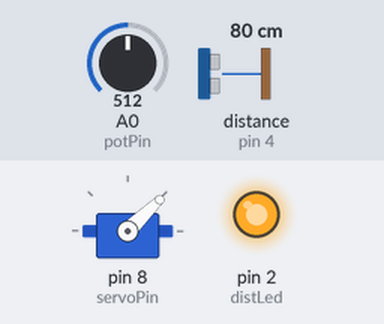
Recording of a sketch running on a simulated Arduino Uno, built with avr-gcc and run on an emulated ATmega328P. On the bench: servo, output pins drawn as LEDs (lit = HIGH). Wiring (inferred from the names in the program): ultrasonic range finder: trigger pin 3; echo pin 4. The test bench sets the inputs (shaded band); at power-on: A0 (potPin) = 512, distance to the obstacle (sensor on pin 4) 80 cm. The echo pulse lasts 58.3 µs per cm; WiFi joins after 1.5 s; servers stay silent unless stated; no MQTT or app messages arrive unless stated; pins used as bus, display or sensor lines are not drawn; what the sketch prints to the serial monitor is not drawn.

Above: at 2.7 s.
2.8 s: A0 (potPin) set to 900
At 3.5 s:
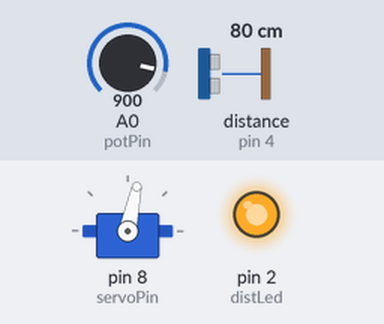
4.7 s: A0 (potPin) set to 881
At 5.6 s:
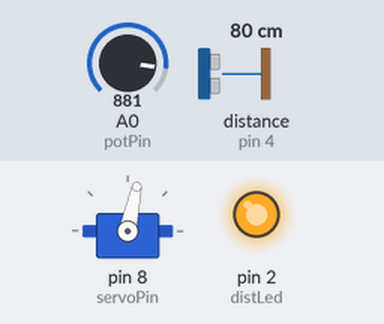
6.3 s: A0 (potPin) set to 122
At 7.4 s:
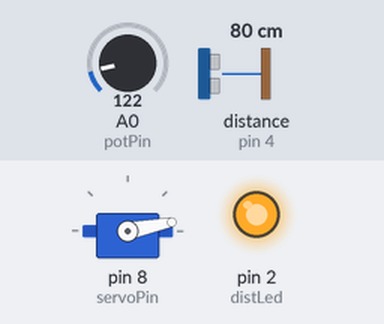
8.4 s: distance to the obstacle (sensor on pin 4) set to 93 cm
11.4 s: A0 (potPin) set to 306
13.1 s: A0 (potPin) set to 1023
At 14.4 s:
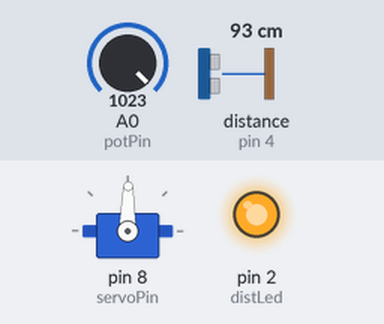
Timing chart, 0 to 16.1 s (numbered marks = the images above; inputs shaded):
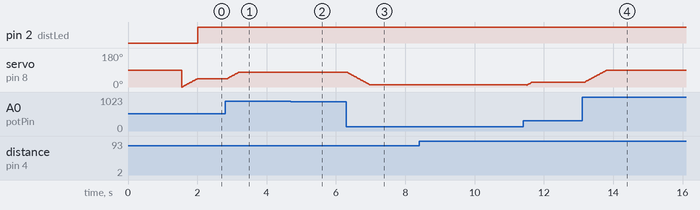

The sketch:

proj-arduino-jaula.ino
```cpp
#include <SPI.h> // módulo de rede
#include <UIPEthernet.h> // módulo de rede
#include <PubSubClient.h> // mqtt
#include <Servo.h>

// Variáveis
long duracao;
float dist;
int portaoAberto;
int angulo;
int alerta;
Servo s;

// LEDs
int l1;
int l2;
int l3;

// Configurações do Ethernet
byte mac[] = { 0xDE, 0xAD, 0xBE, 0xEF, 0xFE, 0xAA };  // Endereço MAC do Arduino
IPAddress ip(172, 16, 32, 120);                      // Endereço IP do Arduino
IPAddress server(172, 16, 32, 206);                   // Endereço IP do servidor MQTT

EthernetClient ethClient;
PubSubClient client(ethClient);

// Configurações do MQTT
const char* portao = "mesa3-portao";  // Tópico MQTT para envio dos dados
const char* distancia = "mesa3-distancia";  // Tópico MQTT para envio dos dados
const char* clientID = "arduino-jaula";   // ID do cliente MQTT

// Pinos
#define closeLed 0
#define middleLed 1
#define distLed 2
#define trigPin 3
#define echoPin 4
#define buzzerPin 5
#define potPin A0
#define servoPin 8

void setup() {
  Ethernet.begin(mac, ip);
  delay(1500);  // Aguarda a conexão Ethernet

  client.setServer(server, 1883);

  Serial.begin(9600);
  s.attach(8);

  pinMode(closeLed, OUTPUT);
  pinMode(middleLed, OUTPUT);
  pinMode(distLed, OUTPUT);

  pinMode(buzzerPin, OUTPUT);
  pinMode(trigPin, OUTPUT);
  pinMode(echoPin, INPUT);

  pinMode(servoPin, INPUT);
  pinMode(potPin, INPUT);
}

long centimetros(long microsegundos) {
  return microsegundos / 29 / 2;
}

void loop() {

  // Conectando ao servidor MQTT
  if (!client.connected()) {
    reconnect();
  }

  client.loop();

  // Controlando o portão
  float controlePortao = map(analogRead(potPin), 0, 1023, 0, 90);
  // analogWrite(servoPin, controlePortao);

  for (angulo < 90; angulo < controlePortao; angulo ++){
    s.write(angulo);
    delay(10);
  }
  // for(int angulo = 0; angulo <= -90; angulo ++){
  // for(int angulo = -90; angulo >= 0; angulo --){
  for (angulo > 0; angulo > controlePortao; angulo --){
    s.write(angulo);
    delay(10);
  }


  // Limpa o sinal para melhor detecção
  digitalWrite(trigPin, LOW);
  delayMicroseconds(2);
  // Coloca o sensor para disparar ondas por 10 microsegundos
  digitalWrite(trigPin, HIGH);
  delayMicroseconds(10);
  digitalWrite(trigPin, LOW);

  duracao = pulseIn(echoPin, HIGH);
  dist = centimetros(duracao);

  // Alerta de proximidade
  if (distancia > 15) {
    l1 = "LOW";
    l2 = "LOW";
    l3 = "HIGH";
    alerta = 0;
    Serial.println("Alerta nível 0.");
  } else if (dist < 15 && distancia > 7) {
    l1 = "LOW";
    l2 = "HIGH";
    l3 = "HIGH";
    alerta = 1;
    Serial.println("Alerta nível 1.");
  } else if (dist <= 7) {
    l1 = "HIGH";
    l2 = "HIGH";
    l3 = "HIGH";
    alerta = 2;
    Serial.println("Alerta nível 2.");
  } else {
    l1 = "LOW";
    l2 = "LOW";
    l3 = "LOW";
    alerta = -1;
    Serial.println("Erro ao ler a proximidade.");
  }

  // Buzzer
  if (alerta < 1) {
    noTone(buzzerPin);
  } else if (alerta = 1) {
    tone(buzzerPin, 1000, 200);
    delay(200);
    noTone(buzzerPin);
  } else if (alerta = 2) {
    tone(buzzerPin, 1000, 100);
    delay(100);
    noTone(buzzerPin);
  }

  // LEDs
  digitalWrite(closeLed, l1);
  digitalWrite(middleLed, l2);
  digitalWrite(distLed, l3);

  // Converter os valores para string e publicar no MQTT
  char portaoStr[4];
  dtostrf(portaoAberto, 6, 1, portaoStr);
  client.publish(portao, portaoStr);
  char distStr[4];
  dtostrf(dist, 6, 1, distStr);
  client.publish(distancia, distStr);
  delay(100);
}

void reconnect() {
  while (!client.connected()) {
    Serial.print("Conectando ao servidor MQTT...");

    if (client.connect(clientID)) {
      Serial.println("conectado!");
    } else {
      Serial.print(" falhou, código do erro: ");
      Serial.print(client.state());
      Serial.println(" Tentando novamente em 5 segundos...");

      delay(10000);  // Aguarda 5 segundos antes de tentar a conexão novamente
    }
  }
}
```

Measured:
- after the input at 2.8 s, servo on pin 8 (servoPin): moves from 44° to 78° over 0.34 s, starting after 0.06 s
- after the input at 4.7 s, servo on pin 8 (servoPin): 78° → 79° after 0.10 s, → 78° 0.02 s later
- after the input at 6.3 s, servo on pin 8 (servoPin): moves from 78° to 11° over 0.67 s, starting at once
- after the input at 8.4 s, every drawn part: stays the same
- after the input at 13.1 s, servo on pin 8 (servoPin): moves from 25° to 89° over 0.65 s, starting after 0.07 s
